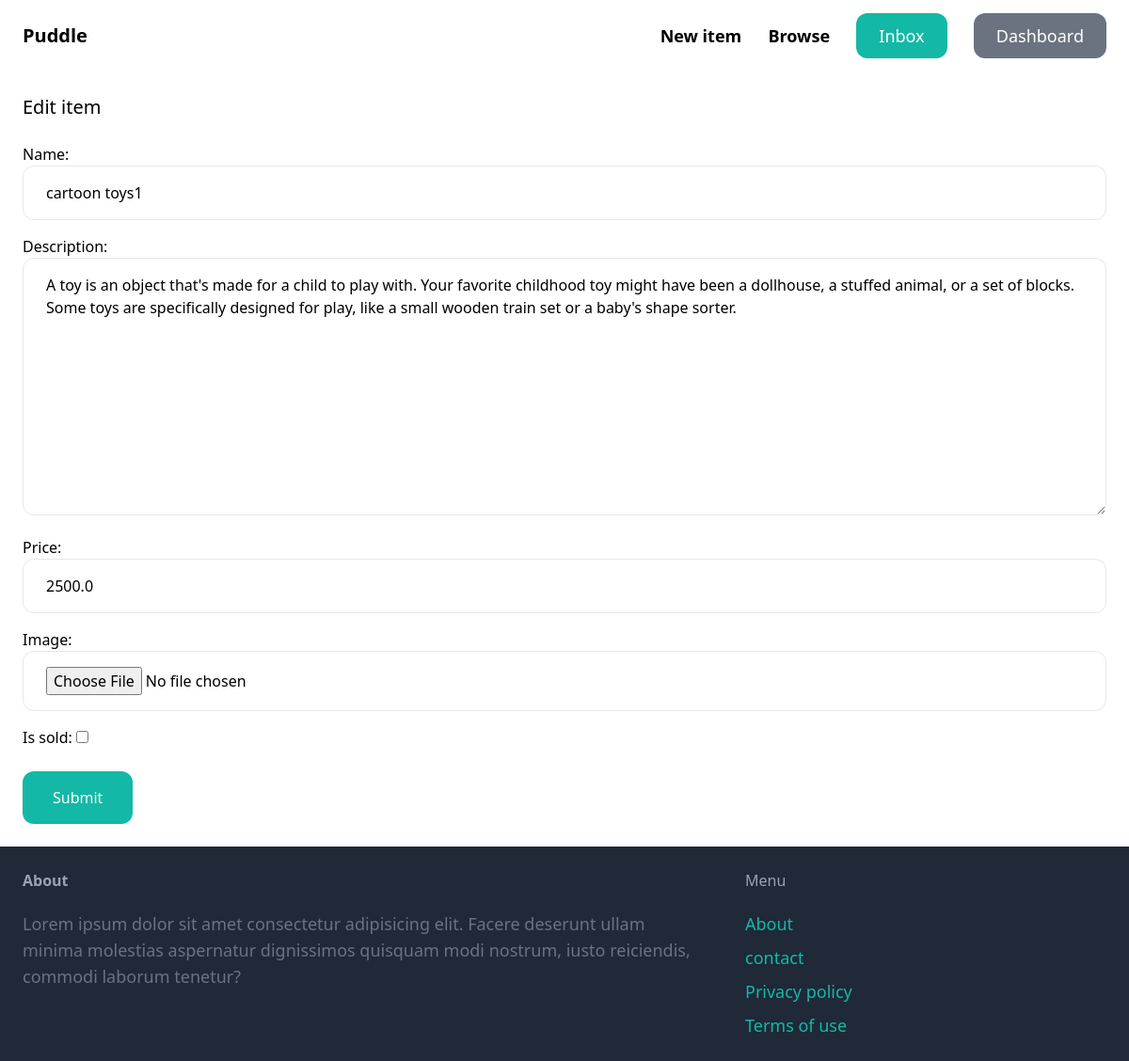
The app's page /item/4/edit/ (signed in) with its own data.
### item/models.py (models this page shows, shortened)
class Item(models.Model):
    category=models.ForeignKey(Category,related_name='item',on_delete=models.CASCADE)
    name=models.CharField(max_length=225)
    description=models.TextField(blank=True,null=True)
    price=models.FloatField()
    image=models.ImageField(upload_to='item_images',blank=True,null=True)
    is_sold=models.BooleanField(default=False)
    created_by=models.ForeignKey(User,related_name='items',on_delete=models.CASCADE)
    created_at=models.DateTimeField(auto_now_add=True)

### item/views.py (the view)
# urls.py: path('<int:pk>/edit/',views.edit,name='edit'),
@login_required
def edit(request,pk):
    item=get_object_or_404(Item,pk=pk,created_by=request.user)
    if request.method=='POST':
        form=EditItemForm(request.POST,request.FILES,instance=item)
        if form.is_valid():
           form.save()
           return redirect('item:detail',pk=item.id)
    else:
        form=EditItemForm(instance=item)
        return render(request,'item/form.html',{'form':form,'title':'Edit item',})

### item/forms.py
class EditItemForm(forms.ModelForm):
    class Meta:
        model=Item
        fields=('name','description','price','image','is_sold')
        widgets={
            'name':forms.TextInput(attrs={
                'class': INPUT_CLASSES
            }),
            'description':forms.Textarea(attrs={
                'class': INPUT_CLASSES
            }),
            'price':forms.TextInput(attrs={
                'class': INPUT_CLASSES
            }),
            'image':forms.FileInput(attrs={
                'class': INPUT_CLASSES
            }),
        }

### item/templates/item/form.html (shortened to what this page needs)
{% extends 'core/base.html' %}
{% block content %}
<h1 class="mb-6 text-xl">{{ title}} </h1>
<form method="post" action="." enctype="multipart/form-data">
    <div class="space-y-4">
        {{ form.as_p}}
    </div>
    <button class="mt-6 py-4 px-8 tet-lg bg-teal-500 hover:bg-teal-700 rounded-xl text-white">Submit</button>
</form>
{% endblock %}

### records on screen
Item: name "cartoon toys1", description "A toy is an object that's made for a child to play with. Your favorite childhood toy might have been a dollhouse, a stuffed animal, or a set of blocks. Some toys are specifically designed for play, like a small wooden train set or a baby's shape sorter.", price "2500.0"

### other values on screen
{{ title }} "Edit item"
